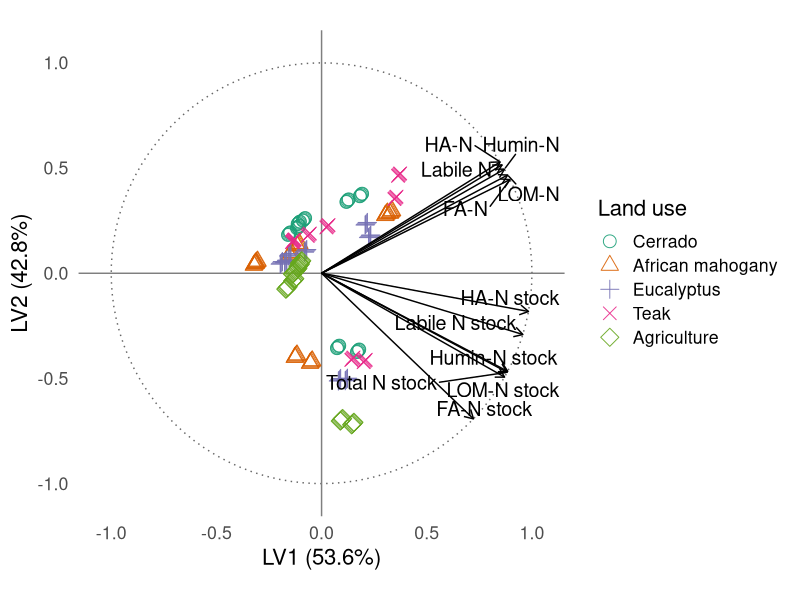

R code for this plot: (Note: this script raises an error after producing the figure.)
# Carregar pacotes
library(pls)
library(ggplot2)
library(ggrepel)
library(dplyr)
library(readxl)
library(tidyr)


rm(list = ls())
cat("\014")  # limpa o console
if (dev.cur() != 1) dev.off()

# Carregar dados
dados <- read_excel("banco_dados.xlsx", sheet = "DADOS") %>% na.omit()

# Remover espaços ocultos nos nomes das colunas
names(dados) <- trimws(names(dados))

# Selecionar variáveis preditoras relacionadas ao nitrogênio
variaveis_N <- c("NLabil", "NMOL", "NTAF", "NTAH", "NTHum",
                 "EstNT", "EstNLabil", "EstNMOL", "EstNAF", "EstNAH", "EstNTHum")

X <- dados %>% select(all_of(variaveis_N))
Y_NT <- dados$NT
grupo <- factor(dados$Amb, levels = 1:5,
                labels = c("Cerrado", "African mahogany", "Eucalyptus", "Teak", "Agriculture"))
# Rodar o modelo PLSR
modelo <- plsr(Y_NT ~ ., data = X, ncomp = 2, validation = "LOO")

# Scores das amostras
scores_df <- as.data.frame(scores(modelo)[, 1:2])
colnames(scores_df) <- c("LV1", "LV2")
scores_df$Amb <- grupo

# Loadings normalizados
loadings_raw <- loadings(modelo)[, 1:2]
loadings_scaled <- sweep(loadings_raw, 1, sqrt(rowSums(loadings_raw^2)), FUN = "/")
loadings_df <- as.data.frame(loadings_scaled)
colnames(loadings_df) <- c("LV1", "LV2")
loadings_df$var <- rownames(loadings_df)
label_map_n <- c(
  "NLabil" = "Labile N",
  "NMOL" = "LOM-N",
  "NTAF" = "FA-N",
  "NTAH" = "HA-N",
  "NTHum" = "Humin-N",
  "EstNT" = "Total N stock",
  "EstNLabil" = "Labile N stock",
  "EstNMOL" = "LOM-N stock",
  "EstNAF" = "FA-N stock",
  "EstNAH" = "HA-N stock",
  "EstNTHum" = "Humin-N stock"
)
loadings_df$label <- dplyr::recode(loadings_df$var, !!!label_map_n, .default = loadings_df$var)

# Círculo de correlação unitário
circle <- data.frame(
  x = cos(seq(0, 2 * pi, length.out = 100)),
  y = sin(seq(0, 2 * pi, length.out = 100))
)

# Variância explicada de X pelas duas primeiras componentes (em %)
expl_x <- explvar(modelo)[1:2]
label_x <- paste0("LV1 (", round(expl_x[1], 1), "%)")
label_y <- paste0("LV2 (", round(expl_x[2], 1), "%)")

# Gráfico final
p_biplot_nt <- ggplot() +
  geom_path(data = circle, aes(x = x, y = y), linetype = "dotted", color = "gray40") +
  geom_hline(yintercept = 0, color = "gray50") +
  geom_vline(xintercept = 0, color = "gray50") +
  geom_point(data = scores_df, aes(x = LV1, y = LV2, shape = Amb, color = Amb), size = 4, alpha = 0.9) +
  geom_segment(data = loadings_df, aes(x = 0, y = 0, xend = LV1, yend = LV2),
               arrow = arrow(length = unit(0.25, "cm")), color = "black") +
  geom_text_repel(data = loadings_df, aes(x = LV1, y = LV2, label = label), size = 5) +
  coord_fixed(xlim = c(-1.05, 1.05), ylim = c(-1.05, 1.05)) +
  scale_color_brewer(palette = "Dark2") +
  scale_shape_manual(values = 1:5) +
  labs(
    x = label_x,
    y = label_y,
    color = "Land use",
    shape = "Land use"
  ) +
  theme_minimal(base_size = 16) +
  theme(
    panel.grid = element_blank(),
    legend.position = "right"
  )
print(p_biplot_nt)
ggsave("../2-FIGURAS/biplot_plsr_nt.png", p_biplot_nt, width = 8, height = 8, dpi = 300)


# TABELA 1 – Estatísticas descritivas
tabela_descr <- X %>%
  summarise_all(list(
    media = mean,
    sd = sd,
    min = min,
    max = max,
    cv = ~ 100 * sd(.) / mean(.)
  )) %>%
  pivot_longer(cols = everything(),
               names_to = c("Variável", ".value"),
               names_sep = "_")


# TABELA 2 – Variância explicada
r2 <- R2(modelo, estimate = "train")

# Variância explicada acumulada para Y_NT
r2y <- round(100 * r2$val[1, 1, c("1 comps", "2 comps")], 2)

# Como explvar() funciona corretamente para X:
expl_x <- round( explvar(modelo)[1:2], 2)

# Montar tabela
tabela_r2 <- data.frame(
  Componente = c("LV1", "LV2"),
  R2X_acum = expl_x,
  R2Y_acum = r2y
)

# Verifique a estrutura
print(tabela_r2)


# Se for uma lista com matriz $val, use:
if (is.matrix(r2$val)) {
  r2x <- round(r2$val[1, 1:2] * 100, 2)
  r2y <- round(r2$val[2, 1:2] * 100, 2)
} else {
  r2x <- round(unlist(r2$val)[1:2] * 100, 2)
  r2y <- round(unlist(r2$val)[3:4] * 100, 2)
}

# TABELA 3 – Loadings das variáveis nas componentes
tabela_loadings <- as.data.frame(loadings(modelo)[, 1:2])
colnames(tabela_loadings) <- c("LV1", "LV2")
tabela_loadings$Variável <- rownames(tabela_loadings)
tabela_loadings <- tabela_loadings[, c("Variável", "LV1", "LV2")]

# Exibir no console
print("TABELA 1 – Estatísticas descritivas:")
print(tabela_descr, digits = 3)

print("TABELA 2 – Variância explicada por componente:")
print(tabela_r2)

print("TABELA 3 – Loadings das variáveis:")
print(tabela_loadings, digits = 3)






#========================== VIP scores (Variable Importance in Projection) ===========


# Função para calcular VIP scores
vip_pls <- function(object) {
  SS <- c(object$Yloadings[, 1]^2) * colSums(object$scores^2)
  W <- object$loading.weights
  p <- nrow(W)
  h <- ncol(object$scores)
  VIP <- rep(0, p)
  for (j in 1:p) {
    weight_sq <- W[j, ]^2
    VIP[j] <- sqrt(p * sum(SS * weight_sq) / sum(SS))
  }
  names(VIP) <- rownames(W)  # <- CORRETO
  return(VIP)
}



# Calcular VIP
vip_scores <- vip_pls(modelo)

# Tabela de VIPs
tabela_vip <- data.frame(
  Variável = names(vip_scores),
  VIP = round(vip_scores, 3)
) %>%
  arrange(desc(VIP))

# Visualizar
print("TABELA 4 – Importância das variáveis (VIP):")
print(tabela_vip)

# Gráfico tipo Wold VIP plot
ggplot(tabela_vip, aes(x = reorder(Variável, VIP), y = VIP)) +
  geom_segment(aes(xend = Variável, y = 0, yend = VIP), color = "blue", size = 0.7) +
  geom_point(color = "blue", size = 3.5) +
  geom_hline(yintercept = 0.8, linetype = "dashed", color = "black") +
  labs(
    title = "Variable importance according to VIP (Wold criterion)",
    x = "Predictor variables",
    y = "VIP Score"
  ) +
  theme_minimal(base_size = 16) +
  theme(
    axis.text.x = element_text(angle = 45, hjust = 1),
    plot.title = element_text(face = "bold", hjust = 0.5)
  )


#VIP > 1 → variável considerada importante para o modelo
#VIP < 0.8 → pouco relevante
#VIP entre 0.8 e 1 → relevância intermediária


# Exportar (opcional)
# write.csv(tabela_vip, "tabela_vip.csv", row.names = FALSE)






# ==========================
# FIGURA 4 – Y observado vs. Y predito
# ==========================

# Previsões do modelo com Y_NT
y_pred <- predict(modelo, ncomp = 2)
df_pred <- data.frame(
  Observado = Y_NT,
  Predito = y_pred[, , 1],
  LandUse = grupo
)

# Criar linha de tendência
modelo_lm <- lm(Predito ~ Observado, data = df_pred)
linha_trend <- data.frame(
  Observado = seq(min(df_pred$Observado), max(df_pred$Observado), length.out = 100)
)
linha_trend$Predito <- predict(modelo_lm, newdata = linha_trend)

# Gráfico com preenchimento e borda preta
ggplot(df_pred, aes(x = Observado, y = Predito)) +
  geom_point(aes(fill = LandUse), shape = 21, color = "black", size = 4, stroke = 1) +
  geom_line(data = linha_trend, aes(x = Observado, y = Predito), color = "black", linewidth = 1) +
  scale_fill_brewer(palette = "Dark2") +
  labs(
    title = "Observed versus predicted total nitrogen (PLSR)",
    x = "Observed NT",
    y = "Predicted NT",
    fill = "Land use"
  ) +
  theme_minimal(base_size = 16) +
  theme(
    legend.position = "right",
    plot.title = element_text(face = "bold", hjust = 0.5)
  )
